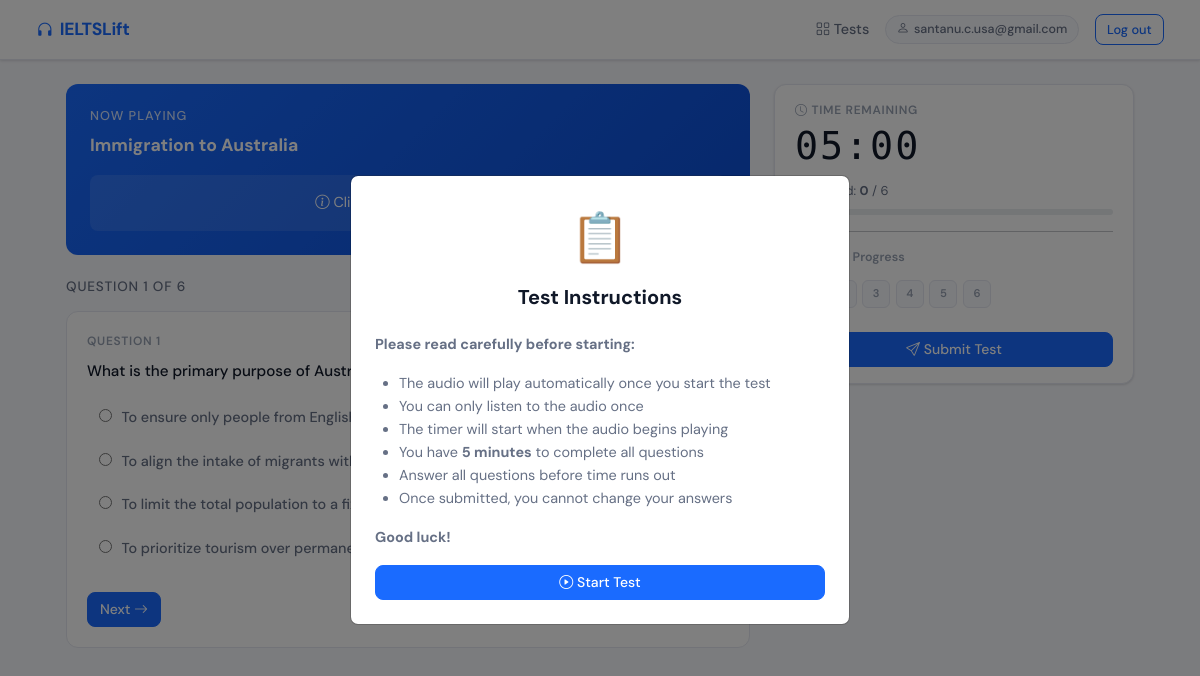
The page /test/2 (signed in) on the database its author committed.
### tables this page shows
CREATE TABLE tests (
            id INTEGER PRIMARY KEY AUTOINCREMENT,
            title TEXT NOT NULL,
            audio_file TEXT NOT NULL,
            time_limit INTEGER NOT NULL,
            created_at DATETIME DEFAULT CURRENT_TIMESTAMP
        );

CREATE TABLE questions (
            id INTEGER PRIMARY KEY AUTOINCREMENT,
            test_id INTEGER NOT NULL,
            order_no INTEGER NOT NULL,
            question_text TEXT NOT NULL,
            options TEXT NOT NULL,
            correct_option INTEGER NOT NULL,
            FOREIGN KEY(test_id) REFERENCES tests(id)
        );

### app.py (the view)
@app.route('/test/<int:test_id>')
@login_required
def take_test(test_id):
    if session.get('is_admin'):
        abort(403)
    conn = get_db()
    test = conn.execute('SELECT * FROM tests WHERE id=?', (test_id,)).fetchone()
    if not test:
        abort(404)
    existing = conn.execute(
        'SELECT * FROM attempts WHERE user_id=? AND test_id=?', (session['user_id'], test_id)
    ).fetchone()
    if existing:
        conn.close()
        return redirect(url_for('result', attempt_id=existing['id']))
    questions = conn.execute(
        'SELECT * FROM questions WHERE test_id=? ORDER BY order_no', (test_id,)
    ).fetchall()
    conn.close()
    questions_data = [{'id': q['id'], 'text': q['question_text'], 'options': json.loads(q['options'])} for q in questions]
    return render_template('take_test.html', test=test, questions=questions_data)

### app.py (called while the page is built)
def get_db():
    conn = sqlite3.connect(DB)
    conn.row_factory = sqlite3.Row
    return conn

def login_required(f):
    from functools import wraps
    @wraps(f)
    def decorated(*args, **kwargs):
        if 'user_id' not in session:
            return redirect(url_for('login'))
        return f(*args, **kwargs)
    return decorated

### templates/take_test.html (shortened to what this page needs)
{% extends "base.html" %}
{% block content %}
<div class="container-fluid">
  <div class="test-layout">
    <div>
      <div class="audio-section">
        <h6>Now Playing</h6>
        <div class="test-title">{{ test.title }}</div>
        <div id="audio-waiting" style="padding: 1rem; background: rgba(255,255,255,.1); border-radius: 8px; font-size: .9rem; text-align: center;">
          <i class="bi bi-info-circle"></i> Click "Start Test" to begin
        </div>
      </div>
      <h6 class="fw-600 mb-3" style="font-size:.85rem; color:var(--text-secondary); text-transform:uppercase; letter-spacing:.06em">
        Question <span id="current-q-num">1</span> of {{ questions|length }}
      </h6>
      <div id="questions-container">
        {% for q in questions %}
        <div class="q-card" id="qcard-{{ loop.index }}" data-qindex="{{ loop.index }}" style="display: {% if loop.index == 1 %}block{% else %}none{% endif %};">
          <div class="q-num">Question {{ loop.index }}</div>
          <div class="q-text">{{ q.text }}</div>
          {% for opt in q.options %}
          <label class="option-label">
            <input type="radio" name="q{{ q.id }}" value="{{ loop.index0 }}"
              data-qid="{{ q.id }}" data-qnum="{{ loop.index0 + (loop.revindex - loop.revindex) }}"
              onchange="markAnswered({{ q.id }}, {{ loop.index - 1 }})"/>
            <span>{{ opt }}</span>
          </label>
          {% endfor %}
          <div class="d-flex gap-2 mt-4">
            {% if loop.index < questions|length %}
            <button class="btn btn-primary" onclick="nextQuestion()">
              Next <i class="bi bi-arrow-right"></i>
            </button>
            {% else %}
            <button class="btn btn-success" onclick="confirmSubmit()">
              <i class="bi bi-check2-circle"></i> Submit Test
            </button>
            {% endif %}
          </div>
        </div>
        {% endfor %}
      </div>
    </div>
    <div>
      <div class="timer-box">
        <div style="font-size:.75rem; font-weight:600; text-transform:uppercase; letter-spacing:.06em; color:var(--text-muted); margin-bottom:.4rem">
          <i class="bi bi-clock"></i> Time Remaining
        </div>
        <div class="timer-display" id="timer">{{ "%02d"|format(test.time_limit) }}:00</div>
        <div class="mt-3" style="font-size:.8rem; color:var(--text-secondary)">
          Answered: <strong id="answered-count">0</strong> / {{ questions|length }}
        </div>
        <div class="progress mt-2" style="height:6px; border-radius:99px">
        </div>
        <hr class="my-3"/>
        <div style="font-size:.78rem; font-weight:600; color:var(--text-muted); margin-bottom:.5rem">Question Progress</div>
        <div class="progress-pills" id="pills">
          {% for q in questions %}
          <div class="pill" id="pill-{{ loop.index0 }}" onclick="scrollToQ({{ loop.index }})">{{ loop.index }}</div>
          {% endfor %}
        </div>
        <div class="submit-section">
          <button class="btn btn-primary w-100" onclick="confirmSubmit()">
            <i class="bi bi-send"></i> Submit Test
          </button>
        </div>
      </div>
    </div>
  </div>
</div>
<div class="modal fade" id="rulesModal" tabindex="-1" data-bs-backdrop="static" data-bs-keyboard="false">
  <div class="modal-dialog modal-dialog-centered" style="max-width:500px">
    <div class="modal-content p-4">
      <div class="text-center mb-3">
        <div style="font-size:3rem">📋</div>
        <h5 style="font-weight:700; margin-top:.5rem">Test Instructions</h5>
      </div>
      <div style="font-size:.9rem; color:var(--text-secondary); line-height:1.6">
        <p><strong>Please read carefully before starting:</strong></p>
        <ul style="padding-left:1.5rem">
          <li>The audio will play automatically once you start the test</li>
          <li>You can only listen to the audio once</li>
          <li>The timer will start when the audio begins playing</li>
          <li>You have <strong>{{ test.time_limit }} minutes</strong> to complete all questions</li>
          <li>Answer all questions before time runs out</li>
          <li>Once submitted, you cannot change your answers</li>
        </ul>
        <p class="mb-0 mt-3"><strong>Good luck!</strong></p>
      </div>
      <button class="btn btn-primary w-100 mt-3" onclick="startTest()">
        <i class="bi bi-play-circle"></i> Start Test
      </button>
    </div>
  </div>
</div>
{% endblock %}

### templates/base.html (style rules this page uses)
:root { --brand: #1a6bff; --brand-light: #e8f0ff; --brand-dark: #0d4fd6; --success: #12b76a; --danger: #f04438; --warning: #f79009; --surface: #ffffff; --surface-2: #f7f8fc; --border: #e4e7f0; --text-primary: #101828; --text-secondary: #667085; --text-muted: #98a2b3; --shadow-sm: 0 1px 3px rgba(16,24,40,.08), 0 1px 2px rgba(16,24,40,.06); --shadow-md: 0 4px 16px rgba(16,24,40,.10); --radius: 12px; --radius-sm: 8px; }
*, *::before, *::after { box-sizing: border-box; }
body { font-family: 'DM Sans', sans-serif; background: var(--surface-2); color: var(--text-primary); min-height: 100vh; font-size: 15px; line-height: 1.6; }
.btn { font-weight: 500; border-radius: var(--radius-sm); font-size: .875rem; }
.btn-primary { background: var(--brand); border-color: var(--brand); }
label { font-weight: 500; font-size: .85rem; color: var(--text-secondary); margin-bottom: .3rem; }

### templates/take_test.html (style rules this page uses)
body { background: var(--surface-2); }
.test-layout { display: grid; grid-template-columns: 1fr 360px; gap: 1.5rem; max-width: 1100px; margin: 0 auto; padding: 0 1rem; }
.timer-box { background: var(--surface); border: 1px solid var(--border); border-radius: var(--radius); padding: 1rem 1.25rem; position: sticky; top: 72px; box-shadow: var(--shadow-sm); }
.timer-display { font-family: 'DM Mono', monospace; font-size: 2.4rem; font-weight: 500; color: var(--text-primary); letter-spacing: .05em; line-height: 1; }
.audio-section { background: linear-gradient(135deg, #1a6bff 0%, #0d4fd6 100%); border-radius: var(--radius); padding: 1.5rem; color: white; margin-bottom: 1.5rem; }
.audio-section h6 { opacity: .8; font-size: .8rem; text-transform: uppercase; letter-spacing: .08em; margin-bottom: .5rem; }
.audio-section .test-title { font-size: 1.1rem; font-weight: 700; margin-bottom: 1rem; }
.q-card { background: var(--surface); border: 1px solid var(--border); border-radius: var(--radius); padding: 1.25rem; margin-bottom: .75rem; transition: border .15s; }
.q-num { font-size: .75rem; font-weight: 600; color: var(--text-muted); text-transform: uppercase; letter-spacing: .06em; margin-bottom: .5rem; }
.q-text { font-weight: 500; font-size: .95rem; margin-bottom: .9rem; }
.option-label { display: flex; align-items: flex-start; gap: .6rem; padding: .5rem .75rem; border-radius: 8px; cursor: pointer; transition: background .1s; font-size: .9rem; }
.option-label input { margin-top: 3px; accent-color: var(--brand); flex-shrink: 0; }
.progress-pills { display: flex; flex-wrap: wrap; gap: .35rem; margin-top: .75rem; }
.pill { width: 28px; height: 28px; border-radius: 6px; display: flex; align-items: center; justify-content: center; font-size: .7rem; font-weight: 600; cursor: pointer; background: var(--surface-2); color: var(--text-muted); border: 1px solid var(--border); transition: all .1s; }
.submit-section { margin-top: 1.5rem; }

### rows shown on the page
tests: title "Immigration to Australia", time_limit "05", time_limit "5"
questions: text "What is the primary purpose of…", options "To ensure only people from English-speaking countries can enter" "To align the intake of migrants with…" "To limit the total population to a fixed number each year" "To prioritize tourism over permanent residency"

### other values the page prints
{{ session.email }} "santanu.c.usa@gmail.com"
{{ questions|length }} "6"
